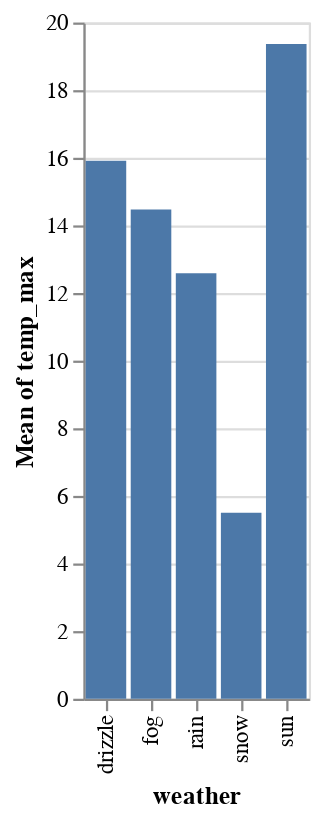

This figure's notebook cell:
### Markdown cell above
##### Rendering _Draco 2_ Specifications using Vega-Lite

### Code cell
from draco.renderer import AltairRenderer

AltairRenderer().render(drc2_spec_converted, df)

### Figure 1 — Vega-Lite specification as saved in the notebook (floating-point values rounded to 4 significant figures; data arrays with more than 128 entries replaced by an {"elided": "..."} marker saying what was removed)
{"config": {"view": {"continuousWidth": 300, "continuousHeight": 300}}, "data": {"name": "data-830c39fec90146253fb06a06c26374ef"}, "mark": {"type": "bar"}, "encoding": {"x": {"field": "weather", "type": "ordinal"}, "y": {"aggregate": "mean", "field": "temp_max", "scale": {"type": "linear", "zero": true}, "type": "quantitative"}}, "$schema": "https://vega.github.io/schema/vega-lite/v5.8.0.json", "datasets": {"data-830c39fec90146253fb06a06c26374ef": {"elided": "1461 records"}}}
